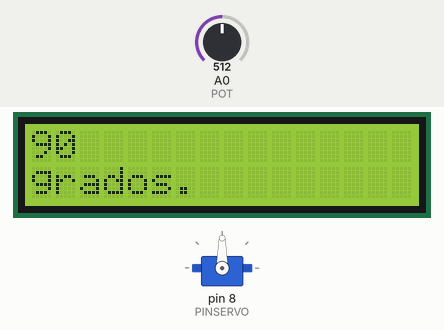
Bench run of a sketch on a simulated Arduino Uno, built with avr-gcc and run on an emulated ATmega328P. Shown: servo, 16×2 character LCD. Inputs (shaded band) come from the test bench; at power-on: A0 (POT) = 512.

Above: at 1.2 s.
1.3 s: A0 (POT) set to 716
At 1.9 s:
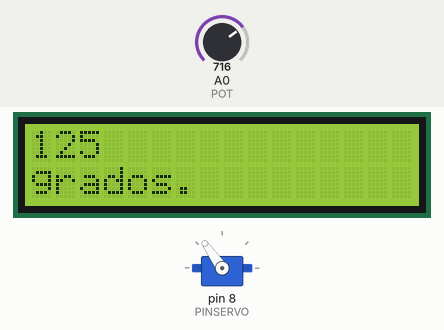
2.8 s: A0 (POT) set to 900
At 3.5 s:
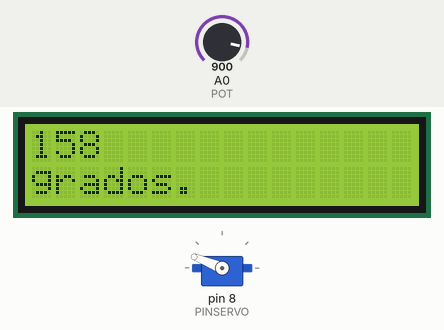
4.3 s: A0 (POT) set to 1010
At 5.5 s:
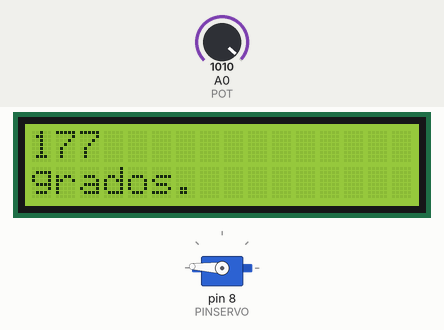
5.8 s: A0 (POT) set to 1023
At 7.0 s:
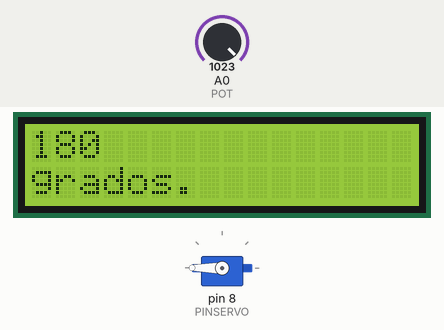
7.3 s: A0 (POT) set to 306
At 8.0 s:
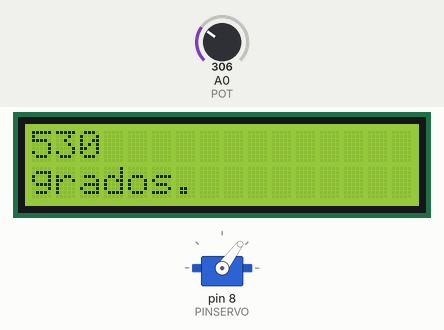
8.8 s: A0 (POT) set to 122
At 9.2 s:
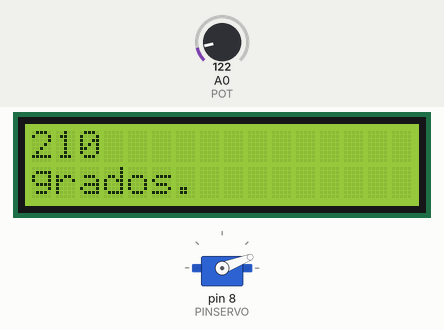
Timing chart, 0 to 11.3 s (numbered marks = the images above; inputs shaded):
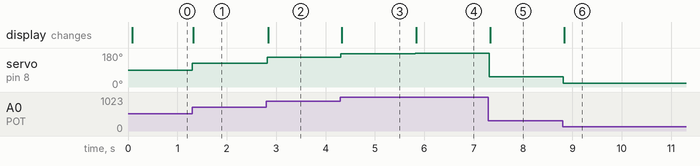

The sketch:

PT_3_PT_5_SERVOMOTOR_CON_POTENCIOMETRO_Y_LCD.ino
```cpp
//CODIGO PARA USAR EL SERVOMOTOR AUTOMATICAMENTE

/*
#include <Servo.h> //se declaran las librerias para poder usar el servomotor

Servo servo1;
  //CONECTAR SEÑAL DEL MOTOR AL PUERTO DIGITAL 2 DEL ARDUINO
int PINSERVO = 2;
      //EXPRESADOS EN MICROSEGUNDOS
int PULSOMIN = 1000;  //EQUIVALE PARA 0 GRADOS
int PULSOMAX = 2000;  //EQUIVALE PARA 180 GRADOS

void setup() {
  servo1.attach(PINSERVO, PULSOMIN, PULSOMAX);
  //ATTACH REQUIERE LOS VALORES EL MICROSEGUNDOS EN VEZ DE MILISEGUNDOS
}

void loop() {
  servo1.write(0);
  delay(5000);
  servo1 .write(180);
  delay(5000);
}
*/


//CODIGO PARA SERVOMOTOR CON POTENCIOMETRO


#include <Servo.h> //se declaran las librerias para poder usar el servomotor

#include <LiquidCrystal.h> // import libreria

LiquidCrystal lcd(7, 6, 5, 4, 3 ,2); // pines RS, E, D4, D5, D6 ,D7 de modulo


Servo servo1;
  //CONECTAR SEÑAL DEL MOTOR AL PUERTO DIGITAL 2 DEL ARDUINO
int PINSERVO = 8;
      //EXPRESADOS EN MICROSEGUNDOS
int PULSOMIN = 1000;  //EQUIVALE PARA 0 GRADOS
int PULSOMAX = 2000;  //EQUIVALE PARA 180 GRADOS
int VALORPOT;
int ANGULO;
int POT = 0;


void setup() {
  servo1.attach(PINSERVO, PULSOMIN, PULSOMAX);
  //ATTACH REQUIERE LOS VALORES EL MICROSEGUNDOS EN VEZ DE MILISEGUNDOS

  //LAS ENTRADAS ANALOGICAS NO NECESITAN INICIALIZACION

   lcd.begin(16,2); //inicializa a display de  16 columnas y 2 lineas
}

void loop() {
  VALORPOT = analogRead(POT);
              // las entradas analogicas pueden variar entre 0 a 1023 y al rango a cual debe convertirse (como write que toma valores de 0-180)
  ANGULO = map(VALORPOT, 0, 1023, 0, 180);
  servo1.write(ANGULO);
  delay(20); //para darle tiempo al servomotor

  lcd.setCursor(0,0); // ubica cursor en columna 0 , linea 0
  lcd.print(ANGULO); // escribe el texto en pantalla
  lcd.setCursor(0,1); //ubica el cursor en comuna 0 , linea 1
  lcd.print("grados."); // imprime a continuacion

}
```

Measured:
- after the input at 1.3 s, servo on pin 8 (PINSERVO): 90° → 125° at once; the display: changes at once (image 1)
- after the input at 2.8 s, servo on pin 8 (PINSERVO): 125° → 158° at once; the display: changes at once (image 2)
- after the input at 4.3 s, servo on pin 8 (PINSERVO): 158° → 177° at once; the display: changes at once (image 3)
- after the input at 5.8 s, servo on pin 8 (PINSERVO): 177° → 180° at once; the display: changes at once (image 4)
- after the input at 7.3 s, servo on pin 8 (PINSERVO): 180° → 53° at once; the display: changes at once (image 5)
- after the input at 8.8 s, servo on pin 8 (PINSERVO): 53° → 21° at once; the display: changes at once (image 6)
